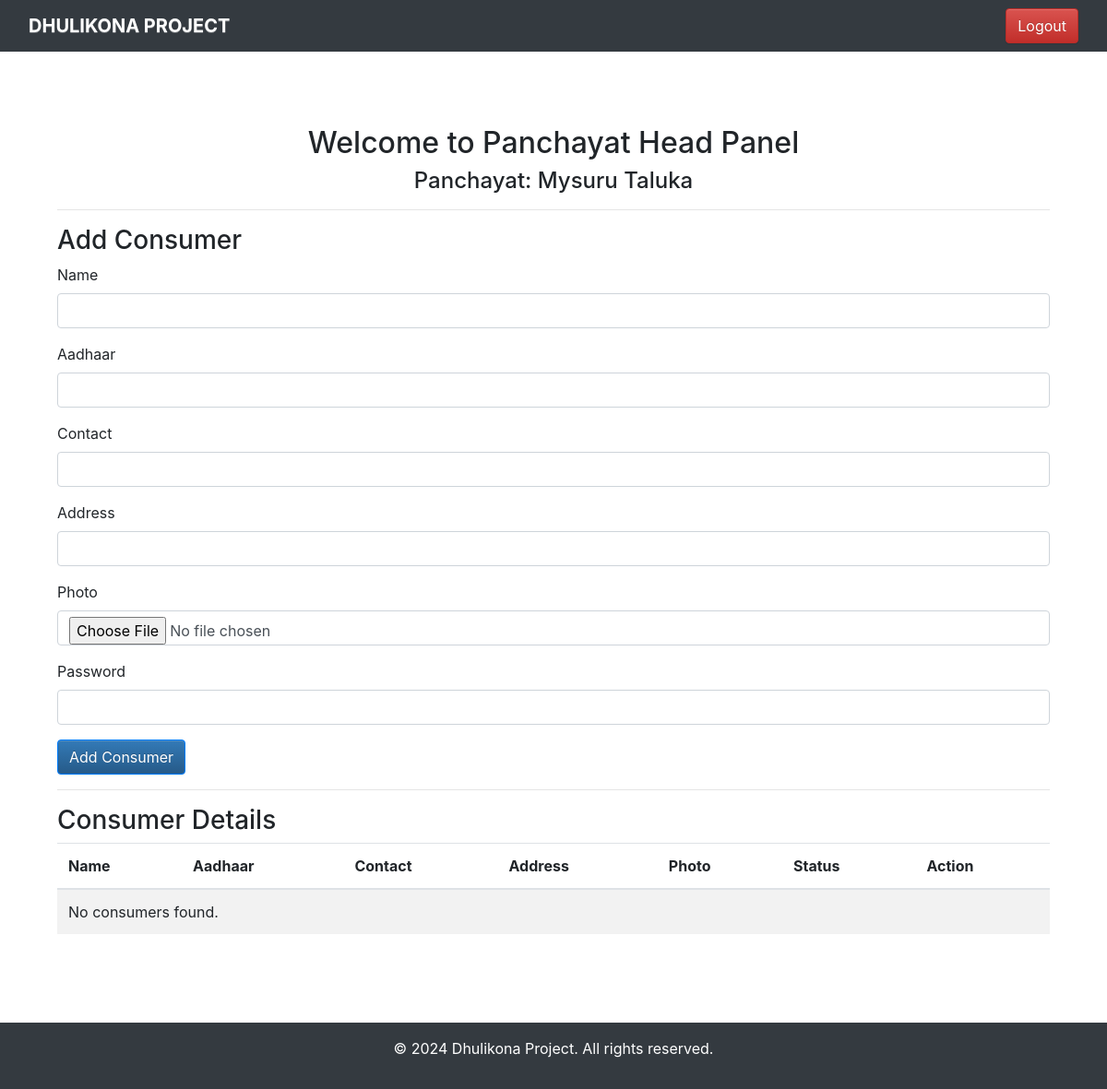
Before: /panchayatheadpage/Mysuru Taluka/ (signed in) with the older database file.
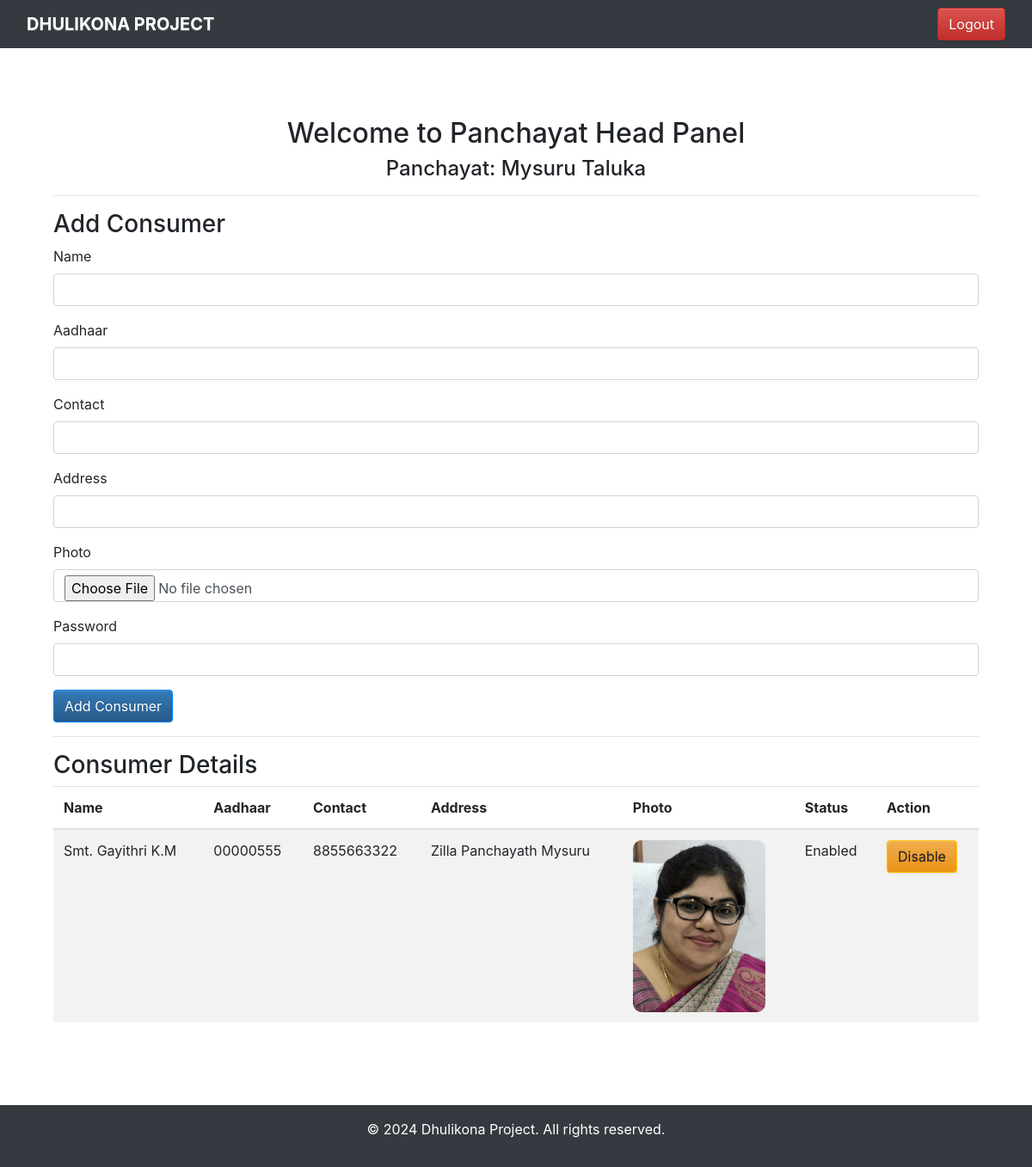
After: the same page with the newer database file.
### water_management/models.py (models this page shows, shortened)
class Person(models.Model):
    ROLE_CHOICES = [
        ('panchayathead', 'Panchayat Head'),
        ('consumer', 'Consumer'),
        ('contractor', 'Contractor'),
        ('watercommitteehead', 'Water Committee Head'),
        ('pumpoperator', 'Pump Operator'),
    ]
    person_name = models.CharField(max_length=100)
    aadhaar = models.CharField(max_length=16)
    contact = models.CharField(max_length=15)
    address = models.CharField(max_length=100)
    photo = models.ImageField(upload_to="profile_image", blank=True)
    person_role = models.CharField(max_length=20, choices=ROLE_CHOICES, default="consumer")
    password = models.CharField(max_length=128)  # Password field, will be hashed
    is_enabled = models.BooleanField(default=True)
    gram_panchayat = models.ForeignKey('GramPanchayat', related_name='residents', on_delete=models.SET_NULL, null=True, blank=True)
    due_days=models.IntegerField(default=0)
    enable_date = models.DateTimeField(default=timezone.now)

### water_management/views.py (the view, shortened to what this page needs)
# urls.py: path('panchayatheadpage/<str:panchayat_name>/', panchayatheadpage, name='panchayatheadpage'),
@login_required
def panchayatheadpage(request, panchayat_name):
    panchayat = get_object_or_404(GramPanchayat, panchayat_name=panchayat_name)
    consumers = panchayat.residents.filter(person_role='consumer')
    context = {
        'panchayat': panchayat,
        'consumers': consumers
    }
    return render(request, 'panchayatheadpage.html', context)

### water_management/templates/panchayatheadpage.html (shortened to what the changed rows need)
{% load static %}
<!DOCTYPE html>
<html lang="en">
<head>
    <link href="https://stackpath.bootstrapcdn.com/bootstrap/4.5.0/css/bootstrap.min.css" rel="stylesheet">
    <link rel="stylesheet" href="https://maxcdn.bootstrapcdn.com/bootstrap/3.4.1/css/bootstrap-theme.min.css">
</head>
<body>
    <div class="container mt-5">
        <div class="row">
            <div class="col-md-12">
                <h2 class="center-align">Welcome to Panchayat Head Panel</h2>
                <table class="table table-striped">
                    <thead>
                        <tr>
                            <th>Name</th>
                            <th>Aadhaar</th>
                            <th>Contact</th>
                            <th>Address</th>
                            <th>Photo</th>
                            <th>Status</th>
                            <th>Action</th>
                        </tr>
                    </thead>
                    <tbody>
                        {% for consumer in consumers %}
                        <tr>
                            <td>{{ consumer.person_name }}</td>
                            <td>{{ consumer.aadhaar }}</td>
                            <td>{{ consumer.contact }}</td>
                            <td>{{ consumer.address }}</td>
                            <td>
                                {% if consumer.photo %}
                                <img src="{{ consumer.photo.url }}" alt="Consumer Photo" class="consumer-photo">
                                {% else %}
                                No photo available
                                {% endif %}
                            </td>
                            <td>{{ consumer.is_enabled|yesno:"Enabled,Disabled" }}</td>
                            <td>
                                <form action="{% url 'toggle_consumer_status' consumer.id %}" method="POST" style="display:inline;">
                                    {% if consumer.is_enabled %}
                                    <button type="submit" class="btn btn-warning">Disable</button>
                                    {% else %}
                                    <button type="submit" class="btn btn-success">Enable</button>
                                    {% endif %}
                                </form>
                            </td>
                        </tr>
                        {% empty %}
                        <tr>
                            <td colspan="7">No consumers found.</td>
                        </tr>
                        {% endfor %}
                    </tbody>
                </table>
            </div>
        </div>
    </div>
</body>
</html>

Changed rows visible on the page:
added Person: person_name "Smt. Gayithri K.M", aadhaar "00000555", contact "8855663322", address "Zilla Panchayath Mysuru", photo (picture), is_enabled "Enabled", shows "Disable"
Other visible differences:
text no longer shown: "No consumers found."
